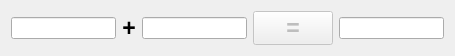
<?xml version="1.0" encoding="UTF-8"?>
<ui version="4.0">
 <class>CalculatorDialog</class>
 <widget class="QDialog" name="CalculatorDialog">
  <property name="geometry">
   <rect>
    <x>0</x>
    <y>0</y>
    <width>455</width>
    <height>53</height>
   </rect>
  </property>
  <property name="windowTitle">
   <string>Dialog</string>
  </property>
  <layout class="QHBoxLayout" name="horizontalLayout">
   <item>
    <widget class="QLineEdit" name="m_editX"/>
   </item>
   <item>
    <widget class="QLabel" name="label">
     <property name="font">
      <font>
       <pointsize>17</pointsize>
       <weight>75</weight>
       <bold>true</bold>
      </font>
     </property>
     <property name="layoutDirection">
      <enum>Qt::RightToLeft</enum>
     </property>
     <property name="text">
      <string>+</string>
     </property>
     <property name="alignment">
      <set>Qt::AlignCenter</set>
     </property>
    </widget>
   </item>
   <item>
    <widget class="QLineEdit" name="m_editY"/>
   </item>
   <item>
    <widget class="QPushButton" name="m_btnCalc">
     <property name="enabled">
      <bool>false</bool>
     </property>
     <property name="font">
      <font>
       <pointsize>17</pointsize>
       <weight>75</weight>
       <bold>true</bold>
      </font>
     </property>
     <property name="text">
      <string>=</string>
     </property>
     <property name="iconSize">
      <size>
       <width>12</width>
       <height>8</height>
      </size>
     </property>
    </widget>
   </item>
   <item>
    <widget class="QLineEdit" name="m_editZ">
     <property name="readOnly">
      <bool>true</bool>
     </property>
    </widget>
   </item>
  </layout>
 </widget>
 <resources/>
 <connections/>
</ui>
